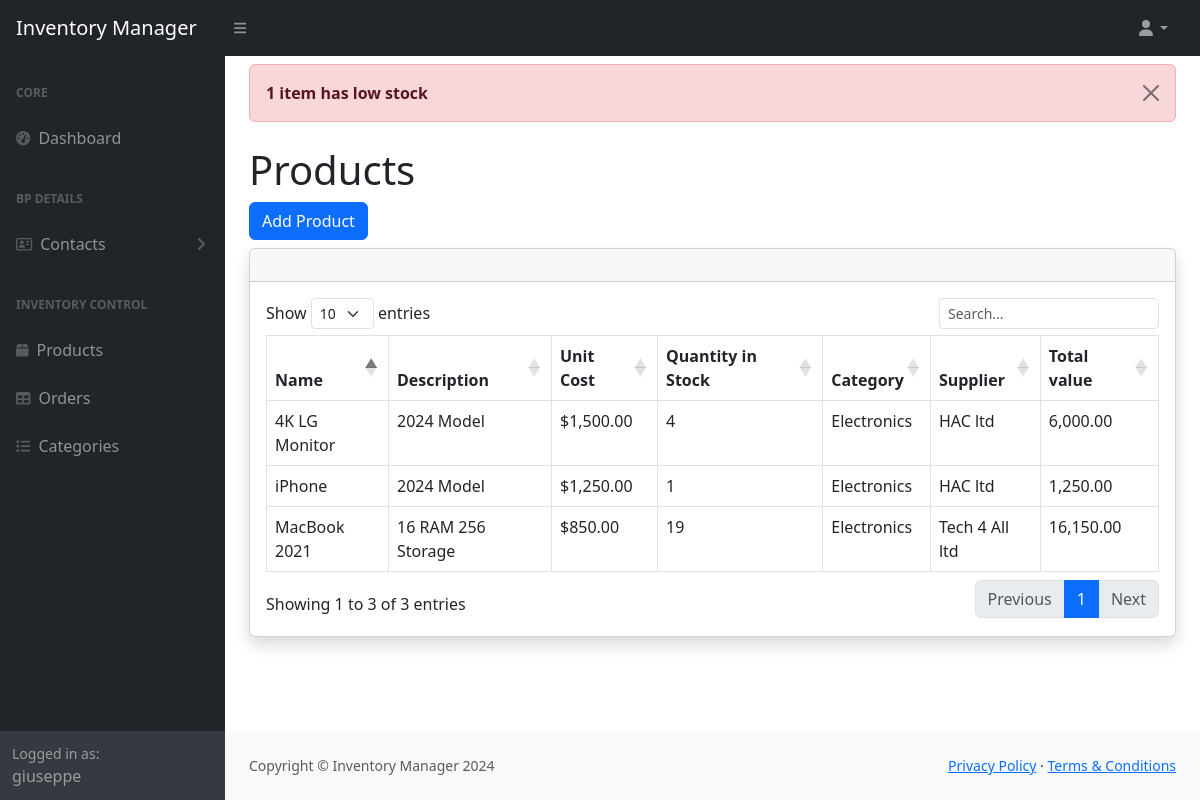
/products (signed in), run on the app's committed database.
### inventorymanager/models.py (models this page shows, shortened)
class Product(models.Model):
    name = models.CharField(max_length=140, null = False)
    description = models.CharField(max_length=75)
    unit_cost = models.FloatField(null = False)
    quantity_in_stock = models.IntegerField(null=False)
    category = models.ForeignKey(Category, on_delete=models.CASCADE, related_name="products")
    supplier = models.ForeignKey(Supplier, on_delete=models.CASCADE, related_name="products")

class Category(models.Model):
    name = models.CharField(max_length=140, null = False)
    description = models.CharField(max_length=75)
    def __str__(self):
        return f'{self.name}'
    class Meta:
            verbose_name_plural = "Categories"

class Supplier(models.Model):
    name = models.CharField(max_length=140, null = False)
    contact_name = models.CharField(max_length=75)
    contact_email = models.CharField(max_length=75)
    contact_phone = models.CharField(max_length=15)
    def __str__(self):
        return f'{self.name}'

### inventorymanager/views.py (the view)
# urls.py: path("products", views.product_view, name="products"),
@login_required
def product_view(request):
    products = Product.objects.annotate(
        total_value=Sum(F('quantity_in_stock') * F('unit_cost'))
    )
    low_stock = Product.objects.filter(quantity_in_stock__lte=3)
    if low_stock.count() > 0:
        if low_stock.count() > 1:
            messages.error(request, f'{low_stock.count()} items have low stock')
        else:
            messages.error(request, f'{low_stock.count()} item has low stock')
    return render(request, 'inventorymanager/products.html', {
            "products": products,
        })

### inventorymanager/templates/inventorymanager/products.html (shortened to what this page needs)
{% extends "inventorymanager/layout.html" %}
{% block body %}
<div class="messages">
    {% if messages %}
        {% for message in messages %}
            {% if message.level == DEFAULT_MESSAGE_LEVELS.ERROR %}
                <div class="alert alert-danger alert-dismissible fade show mt-2" role="alert">
                    <strong>{{ message }}</strong>
                    <button type="button" class="btn-close" data-bs-dismiss="alert" aria-label="Close"></button>
                </div>
            {% elif message.level == DEFAULT_MESSAGE_LEVELS.SUCCESS %}
                <div class="alert alert-success alert-dismissible fade show mt-2" role="alert">
                    {{ message }}
                    <button type="button" class="btn-close" data-bs-dismiss="alert" aria-label="Close"></button>
                </div>
            {% endif %}
        {% endfor %}
    {% endif %}
</div>
<h1 class="mt-4">Products</h1>
<a type="button" class="btn btn-primary mb-2" href="{% url 'create_product' %}">Add Product</a>
    <div class="card shadow mb-4">
            <div class="card-header py-3">
            </div>
            <div class="card-body">
                <div class="table-responsive">
                    <table id="productsTable" class="table table-bordered" data-type="product" width="100%" cellspacing="0">
                        <thead>
                            <tr>
                                <th>Name</th>
                                <th>Description</th>
                                <th>Unit Cost</th>
                                <th>Quantity in Stock</th>
                                <th>Category</th>
                                <th>Supplier</th>
                                <th>Total value</th>
                            </tr>
                        </thead>
                        <tbody>
                            {% for product in products %}
                            <tr data-id="{{ product.id }}">
                                <td>{{ product.name}}</td>
                                <td>{{ product.description}}</td>
                                <td>${{ product.unit_cost|floatformat:"2g"}}</td>
                                <td>{{ product.quantity_in_stock}}</td>
                                <td>{{ product.category}}</td>
                                <td>{{ product.supplier}}</td>
                                <td>{{ product.total_value|floatformat:"2g"}}</td>
                            </tr>
                            {% endfor %}
                        </tbody>
                    </table>
            </div>
        </div>
</div>
{% endblock body %}

### inventorymanager/templates/inventorymanager/layout.html (shortened to what this page needs)
{% load static %}
<!DOCTYPE html>
<html lang="en">
    <head>
        <link rel="stylesheet" href="https://cdn.jsdelivr.net/npm/bootstrap@5.2.3/dist/css/bootstrap.min.css">
        <link href="{% static 'inventorymanager/css/styles.css' %}" rel="stylesheet" />
        <link rel="stylesheet" href="https://cdn.datatables.net/1.13.4/css/dataTables.bootstrap5.min.css">
        <link href="https://cdn.jsdelivr.net/npm/bootstrap@5.3.0/dist/css/bootstrap.min.css" rel="stylesheet">
        <link href="https://cdn.datatables.net/v/bs5/jszip-3.10.1/dt-2.1.6/b-3.1.2/b-html5-3.1.2/b-print-3.1.2/datatables.min.css" rel="stylesheet">
    </head>
    <body class="sb-nav-fixed">
        <nav class="sb-topnav navbar navbar-expand navbar-dark bg-dark">
            <a class="navbar-brand ps-3" href="{% url 'index' %}">Inventory Manager</a>
            <button class="btn btn-link btn-sm order-1 order-lg-0 me-4 me-lg-0" id="sidebarToggle" href="#!"><i class="fas fa-bars"></i></button>
            <ul class="navbar-nav ms-auto ms-md-0 me-3 me-lg-4">
                <li class="nav-item dropdown">
                    <a class="nav-link dropdown-toggle" id="navbarDropdown" href="#" role="button" data-bs-toggle="dropdown" aria-expanded="false"><i class="fas fa-user fa-fw"></i></a>
                </li>
            </ul>
        </nav>
        <div id="layoutSidenav">
            <div id="layoutSidenav_nav">
                <nav class="sb-sidenav accordion sb-sidenav-dark" id="sidenavAccordion">
                    <div class="sb-sidenav-menu">
                        <div class="nav">
                            <div class="sb-sidenav-menu-heading">Core</div>
                            <a class="nav-link" href="{% url 'index' %}">
                                <div class="sb-nav-link-icon"><i class="fas fa-tachometer-alt"></i></div>
                                Dashboard
                            </a>
                            <div class="sb-sidenav-menu-heading">BP DETAILS</div>
                            <a class="nav-link collapsed" href="#" data-bs-toggle="collapse" data-bs-target="#collapseLayouts" aria-expanded="false" aria-controls="collapseLayouts">
                                <div class="sb-nav-link-icon"><i class="fa-regular fa-address-card"></i></div>
                                Contacts
                                <div class="sb-sidenav-collapse-arrow"><i class="fas fa-angle-down"></i></div>
                            </a>
                            <div class="sb-sidenav-menu-heading">Inventory Control</div>
                            <a class="nav-link" href="{% url 'products' %}">
                                <div class="sb-nav-link-icon"><i class="fa-solid fa-box"></i></div>
                                Products
                            </a>
                            <a class="nav-link" href="{% url 'orders' %}">
                                <div class="sb-nav-link-icon"><i class="fas fa-table"></i></div>
                                Orders
                            </a>
                            <a class="nav-link" href="{% url 'categories' %}">
                                <div class="sb-nav-link-icon"><i class="fa-solid fa-list"></i></div>
                                Categories
                            </a>
                        </div>
                    </div>
                    <div class="sb-sidenav-footer">
                        <div class="small">Logged in as:</div>
                        {{user}}
                    </div>
                </nav>
            </div>
            <div id="layoutSidenav_content">
                <main>
                    <div class="container-fluid px-4">
                        <div class="body">
                            {% block body %}
                            {% endblock %}
                        </div>
                    </div>
                </main>
                <footer class="py-4 bg-light mt-auto">
                    <div class="container-fluid px-4">
                        <div class="d-flex align-items-center justify-content-between small">
                            <div class="text-muted">Copyright &copy; Inventory Manager 2024</div>
                            <div>
                                <a href="#">Privacy Policy</a>
                                &middot;
                                <a href="#">Terms &amp; Conditions</a>
                            </div>
                        </div>
                    </div>
                </footer>
            </div>
        </div>
    </body>
</html>

### data on the page
Product: name "MacBook 2021", description "16 RAM 256 Storage", unit_cost "850.00", quantity_in_stock "19", category "Electronics", supplier "Tech 4 All ltd", total_value "16,150.00"
Product: name "iPhone", description "2024 Model", unit_cost "1,250.00", quantity_in_stock "1", category "Electronics", supplier "HAC ltd", total_value "1,250.00"
Product: name "4K LG Monitor", description "2024 Model", unit_cost "1,500.00", quantity_in_stock "4", category "Electronics", supplier "HAC ltd", total_value "6,000.00"

### other printed values
{{ user }} "giuseppe"
{{ message }} "1 item has low stock"
